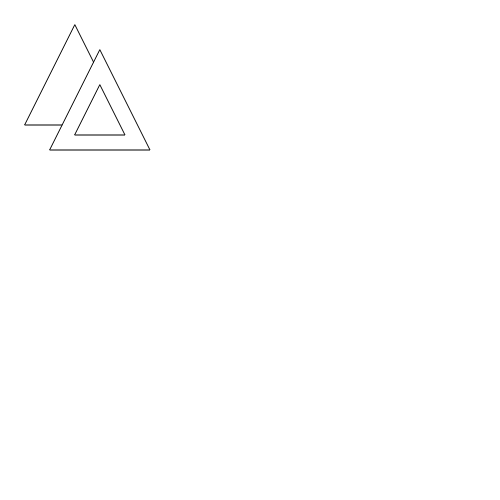
Frame 1 (no input)
Frame 60 (no input): identical to frame 1, image omitted
Frame 120 (the mouse pressed at the canvas centre since frame 60): identical to frame 1, image omitted

The p5.js sketch that drew this single still picture (run headless with seeded random() and noise() and a simulated clock; from frame 60 on, the mouse is pressed at the canvas centre):

// p5.js sketch
// ── sketch.js
function setup() {
  createCanvas(500, 500);
}

function draw() {
  background(335);

translate (25, 25);

triangle ( 50, 0, 100, 100, 0, 100);

push();

translate ( 25, 25);

triangle ( 50, 0, 100, 100, 0, 100);

pop();



push();

translate (50, 60);

triangle (25, 0, 50, 50, 0, 50);

pop();
  
}
